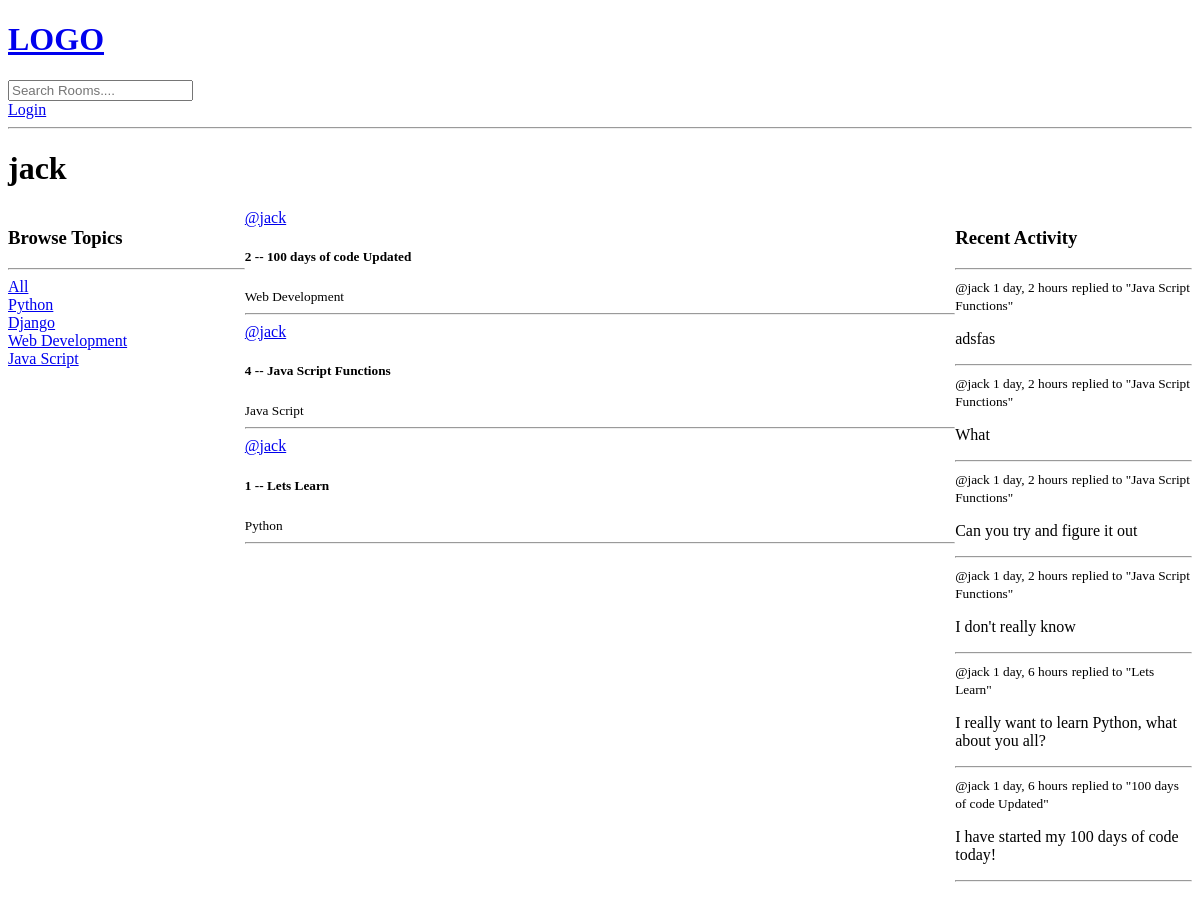
The app's page /profile/1/, older data.
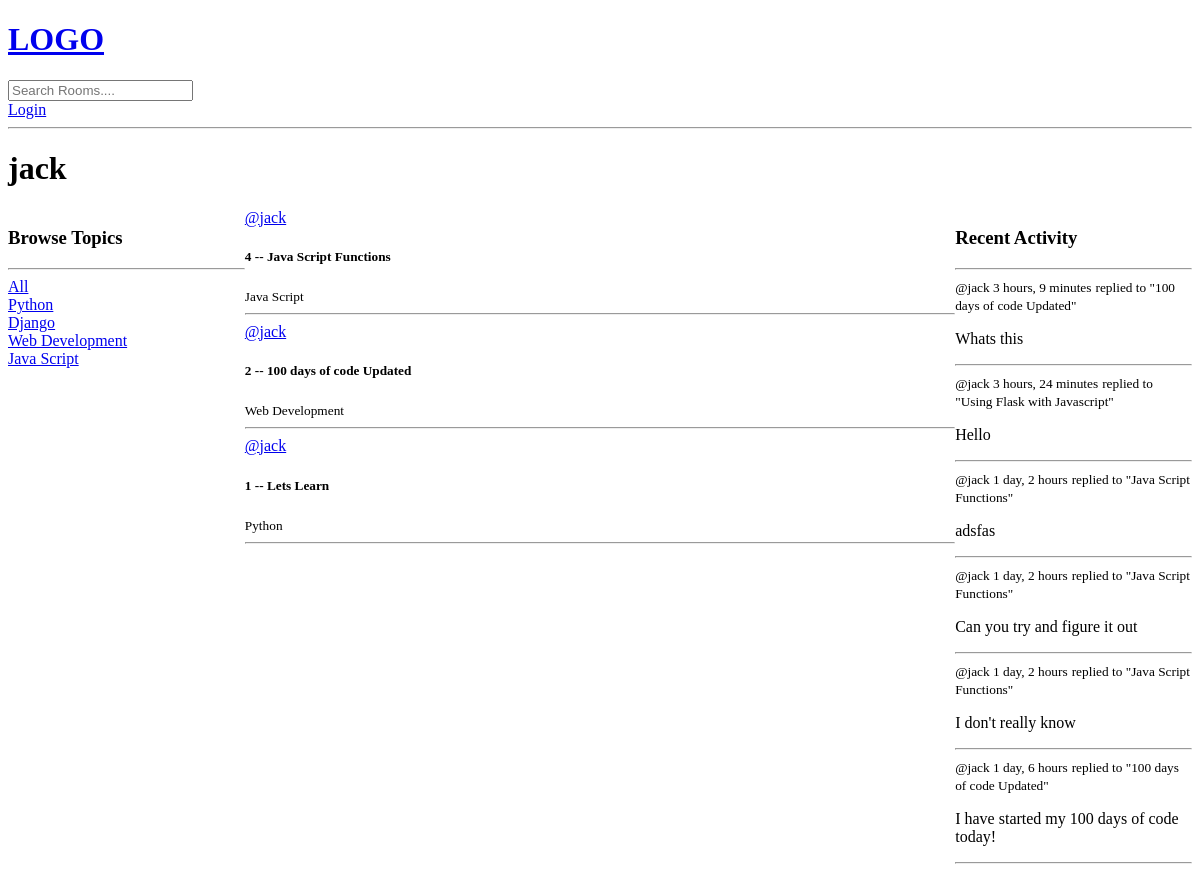
The same page, newer data.
### base/models.py (models this page shows, shortened)
class Topic(models.Model):
    name = models.CharField(max_length=200)

class Room(models.Model):
    host = models.ForeignKey(User, on_delete=models.SET_NULL, null=True)
    topic = models.ForeignKey(Topic, on_delete=models.SET_NULL, null=True)
    name = models.CharField(max_length=200)
    description = models.TextField(null=True, blank=True)
    participants = models.ManyToManyField(User, related_name='participants', blank=True)
    updated = models.DateTimeField(auto_now=True)
    created = models.DateTimeField(auto_now_add=True)
    class Meta:
        ordering = ['-updated', '-created']
    def __str__(self):
        return self.name

class Message(models.Model):
    user = models.ForeignKey(User, on_delete=models.CASCADE)
    room = models.ForeignKey(Room, on_delete=models.CASCADE)
    body = models.TextField()
    updated = models.DateTimeField(auto_now=True)
    created = models.DateTimeField(auto_now_add=True)
    class Meta:
        ordering = ['-updated', '-created']
    def __str__(self):
        return self.body[0:50]

### base/views.py (the view)
# urls.py: path('profile/<str:pk>/', views.userProfile, name="user-profile"),
def userProfile(request, pk):
    user = User.objects.get(id=pk)
    rooms = user.room_set.all()
    room_messages = user.message_set.all()
    topics = Topic.objects.all()
    context = {'user': user, 'rooms': rooms, 'room_messages': room_messages, 'topics': topics}
    return render(request, 'base/profile.html', context)

### base/templates/base/profile.html (shortened to what this page needs)
{% extends 'main.html' %}
{% block content %}
<h1>{{user.username}}</h1>
<div class="profile-container">
    <div>
        {% include 'base/topics_component.html' %}
    </div>
    <div>
        {% include 'base/feed_component.html' %}
    </div>
    <div>
        {% include 'base/activity_component.html' %}
    </div>
</div>
{% endblock content %}

### templates/main.html (shortened to what this page needs)
<!DOCTYPE html>
<html>
    <head>
    </head>
    <body>
        {% include 'navbar.html' %}
        {% block content %}
        {% endblock %}
    </body>
</html>

### templates/navbar.html
<a href="/">
    <h1>LOGO</h1>
</a>
<form method="GET" action="{% url 'home' %}">
    <input type="text" name="q" placeholder="Search Rooms...."/>
</form>
{% if request.user.is_authenticated %}
<p>Hello {{request.user}}</p>
<a href="{% url 'logout' %}">Logout</a>
{% else %}
<a href="{% url 'login' %}">Login</a>
{% endif %}
<hr>

### base/templates/base/topics_component.html
<h3>Browse Topics</h3>
        <hr>
        <div>
            <a href="{% url 'home' %}">All</a>
        </div>
        {% for topic in topics %}
            <div>
                <a href="{% url 'home' %}?q={{topic.name}}">{{topic.name}}</a>
            </div>
        {% endfor %}

### base/templates/base/feed_component.html (shortened to what this page needs)
{% for room in rooms %}
<div>
  <a href="{% url 'user-profile' room.host.id %}">@{{room.host.username}}</a>
  <h5>{{room.id}} -- <a href="{% url 'room' room.id %}"></a>{{room.name}}</h5>
  <small>{{room.topic.name}}</small>
  <hr />
</div>
{% endfor %}

### base/templates/base/activity_component.html (shortened to what this page needs)
<h3>Recent Activity</h3>
        <hr>
        {% for message in room_messages %}
        <div>
            <small>@{{message.user}}  {{message.created|timesince}}</small>
            <small>replied to "{{message.room}}"</small>
            <p>{{message}}</p>
            <hr>
        </div>
        {% endfor %}

### base/templates/base/profile.html (style rules this page uses)
.profile-container { display: grid; grid-template-columns: 1fr 3fr 1fr; }

Row changes from the older to the newer data that the page shows:
removed Message: user "jack", created "1 day, 2 hours", room "Java Script Functions", body "What"
removed Message: user "jack", created "1 day, 6 hours", room "Lets Learn", body "I really want to learn Python, what about you all?"
changed Room "Java Script Functions": moves up the list
added Message: user "jack", created "3 hours, 9 minutes", room "100 days of code Updated", body "Whats this"
added Message: user "jack", created "3 hours, 24 minutes", room "Using Flask with Javascript", body "Hello"
